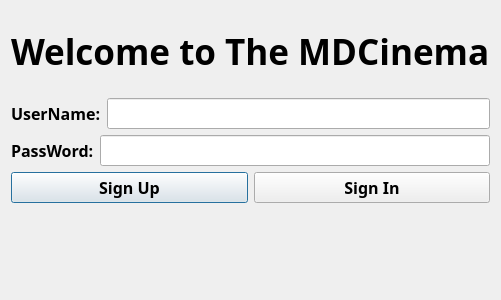
<?xml version="1.0" encoding="UTF-8"?>
<ui version="4.0">
 <class>Login_Dialog</class>
 <widget class="QDialog" name="Login_Dialog">
  <property name="geometry">
   <rect>
    <x>0</x>
    <y>0</y>
    <width>400</width>
    <height>300</height>
   </rect>
  </property>
  <property name="font">
   <font>
    <family>Agency FB</family>
    <pointsize>20</pointsize>
    <weight>75</weight>
    <bold>true</bold>
   </font>
  </property>
  <property name="windowTitle">
   <string>Login</string>
  </property>
  <layout class="QVBoxLayout" name="verticalLayout">
   <item>
    <widget class="QLabel" name="label_welcome">
     <property name="font">
      <font>
       <family>Agency FB</family>
       <pointsize>26</pointsize>
       <weight>75</weight>
       <bold>true</bold>
      </font>
     </property>
     <property name="text">
      <string>Welcome to The MDCinema</string>
     </property>
    </widget>
   </item>
   <item>
    <layout class="QHBoxLayout" name="horizontalLayout">
     <item>
      <widget class="QLabel" name="label_UserName">
       <property name="font">
        <font>
         <family>Agency FB</family>
         <pointsize>12</pointsize>
         <weight>75</weight>
         <bold>true</bold>
        </font>
       </property>
       <property name="text">
        <string>UserName:</string>
       </property>
      </widget>
     </item>
     <item>
      <widget class="QLineEdit" name="lineEdit_UserName">
       <property name="font">
        <font>
         <family>Agency FB</family>
         <pointsize>12</pointsize>
         <weight>75</weight>
         <bold>true</bold>
        </font>
       </property>
      </widget>
     </item>
    </layout>
   </item>
   <item>
    <layout class="QHBoxLayout" name="horizontalLayout_2">
     <item>
      <widget class="QLabel" name="label_PassWord">
       <property name="font">
        <font>
         <family>Agency FB</family>
         <pointsize>12</pointsize>
         <weight>75</weight>
         <bold>true</bold>
        </font>
       </property>
       <property name="text">
        <string>PassWord:</string>
       </property>
      </widget>
     </item>
     <item>
      <widget class="QLineEdit" name="lineEdit_PassWord">
       <property name="font">
        <font>
         <family>Agency FB</family>
         <pointsize>12</pointsize>
         <weight>75</weight>
         <bold>true</bold>
        </font>
       </property>
      </widget>
     </item>
    </layout>
   </item>
   <item>
    <layout class="QHBoxLayout" name="horizontalLayout_3">
     <item>
      <widget class="QPushButton" name="pushButton_signup">
       <property name="font">
        <font>
         <family>Agency FB</family>
         <pointsize>12</pointsize>
         <weight>75</weight>
         <bold>true</bold>
        </font>
       </property>
       <property name="text">
        <string>Sign Up</string>
       </property>
       <property name="icon">
        <iconset>
         <normaloff>../Image/班戟.png</normaloff>../Image/班戟.png</iconset>
       </property>
       <property name="iconSize">
        <size>
         <width>26</width>
         <height>26</height>
        </size>
       </property>
      </widget>
     </item>
     <item>
      <widget class="QPushButton" name="pushButton_signIn">
       <property name="font">
        <font>
         <family>Agency FB</family>
         <pointsize>12</pointsize>
         <weight>75</weight>
         <bold>true</bold>
        </font>
       </property>
       <property name="text">
        <string>Sign In</string>
       </property>
       <property name="icon">
        <iconset>
         <normaloff>../Image/泡芙.png</normaloff>../Image/泡芙.png</iconset>
       </property>
       <property name="iconSize">
        <size>
         <width>26</width>
         <height>26</height>
        </size>
       </property>
      </widget>
     </item>
    </layout>
   </item>
   <item>
    <widget class="QLabel" name="label_loginstate">
     <property name="text">
      <string/>
     </property>
    </widget>
   </item>
  </layout>
 </widget>
 <resources/>
 <connections/>
</ui>
